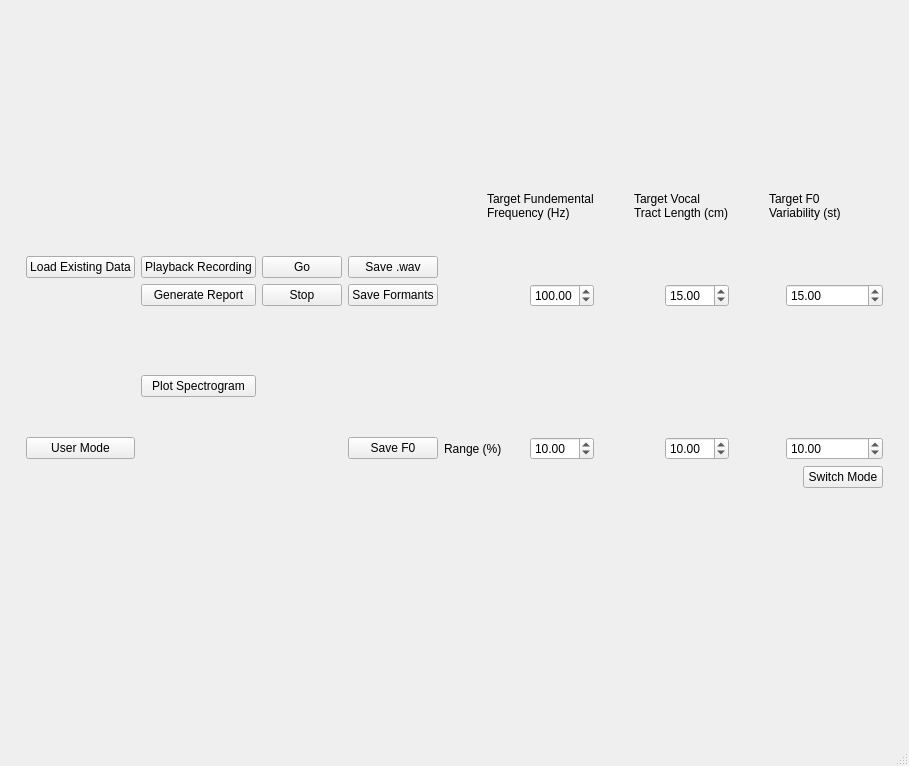
<?xml version="1.0" encoding="UTF-8"?>
<ui version="4.0">
 <class>MainWindow</class>
 <widget class="QMainWindow" name="MainWindow">
  <property name="geometry">
   <rect>
    <x>0</x>
    <y>0</y>
    <width>909</width>
    <height>766</height>
   </rect>
  </property>
  <property name="windowTitle">
   <string>MainWindow</string>
  </property>
  <widget class="QWidget" name="centralwidget">
   <layout class="QGridLayout" name="gridLayout_3">
    <item row="6" column="5">
     <widget class="QPushButton" name="SavePitch">
      <property name="text">
       <string>Save F0</string>
      </property>
     </widget>
    </item>
    <item row="1" column="1" colspan="6">
     <widget class="MatplotlibWidget" name="RawPlot"/>
    </item>
    <item row="1" column="15" colspan="5">
     <widget class="MatplotlibWidget" name="PitchVar"/>
    </item>
    <item row="4" column="4">
     <widget class="QPushButton" name="Stop">
      <property name="text">
       <string>Stop</string>
      </property>
     </widget>
    </item>
    <item row="6" column="2">
     <widget class="QPushButton" name="UserMode">
      <property name="text">
       <string>User Mode</string>
      </property>
     </widget>
    </item>
    <item row="4" column="17" colspan="2">
     <widget class="QDoubleSpinBox" name="VarTarget">
      <property name="maximum">
       <double>100.000000000000000</double>
      </property>
      <property name="value">
       <double>15.000000000000000</double>
      </property>
     </widget>
    </item>
    <item row="2" column="16" rowspan="2" colspan="3">
     <widget class="QLabel" name="label_3">
      <property name="text">
       <string>Target F0
Variability (st)</string>
      </property>
     </widget>
    </item>
    <item row="5" column="3" rowspan="2">
     <widget class="QPushButton" name="PlotSpectrogram">
      <property name="text">
       <string>Plot Spectrogram</string>
      </property>
     </widget>
    </item>
    <item row="3" column="5">
     <widget class="QPushButton" name="Save">
      <property name="text">
       <string>Save .wav</string>
      </property>
     </widget>
    </item>
    <item row="1" column="7" colspan="4">
     <widget class="MatplotlibWidget" name="FundamentalFrequenncyPlot"/>
    </item>
    <item row="6" column="17" colspan="2">
     <widget class="QDoubleSpinBox" name="VarRange">
      <property name="maximum">
       <double>100.000000000000000</double>
      </property>
      <property name="value">
       <double>10.000000000000000</double>
      </property>
     </widget>
    </item>
    <item row="3" column="4">
     <widget class="QPushButton" name="Go">
      <property name="text">
       <string>Go</string>
      </property>
     </widget>
    </item>
    <item row="6" column="13">
     <widget class="QDoubleSpinBox" name="VTLRange">
      <property name="maximum">
       <double>100.000000000000000</double>
      </property>
      <property name="value">
       <double>10.000000000000000</double>
      </property>
     </widget>
    </item>
    <item row="4" column="3">
     <widget class="QPushButton" name="ReportButton">
      <property name="text">
       <string>Generate Report</string>
      </property>
     </widget>
    </item>
    <item row="3" column="3">
     <widget class="QPushButton" name="PlayBack">
      <property name="text">
       <string>Playback Recording</string>
      </property>
     </widget>
    </item>
    <item row="3" column="2">
     <widget class="QPushButton" name="LoadData">
      <property name="text">
       <string>Load Existing Data</string>
      </property>
     </widget>
    </item>
    <item row="1" column="11" colspan="4">
     <widget class="MatplotlibWidget" name="VocalTractPlot"/>
    </item>
    <item row="4" column="5">
     <widget class="QPushButton" name="SaveFormants">
      <property name="text">
       <string>Save Formants</string>
      </property>
     </widget>
    </item>
    <item row="4" column="13">
     <widget class="QDoubleSpinBox" name="VTLTarget">
      <property name="maximum">
       <double>25.000000000000000</double>
      </property>
      <property name="value">
       <double>15.000000000000000</double>
      </property>
     </widget>
    </item>
    <item row="6" column="6" colspan="3">
     <widget class="QLabel" name="label_4">
      <property name="text">
       <string>Range (%)</string>
      </property>
     </widget>
    </item>
    <item row="2" column="8" rowspan="2" colspan="2">
     <widget class="QLabel" name="label">
      <property name="text">
       <string>Target Fundemental
Frequency (Hz)</string>
      </property>
     </widget>
    </item>
    <item row="6" column="9">
     <widget class="QDoubleSpinBox" name="F0Range">
      <property name="maximum">
       <double>100.000000000000000</double>
      </property>
      <property name="value">
       <double>10.000000000000000</double>
      </property>
     </widget>
    </item>
    <item row="2" column="12" rowspan="2" colspan="2">
     <widget class="QLabel" name="label_2">
      <property name="text">
       <string>Target Vocal 
Tract Length (cm)</string>
      </property>
     </widget>
    </item>
    <item row="7" column="1" rowspan="3" colspan="6">
     <widget class="MatplotlibWidget" name="FormantPlot"/>
    </item>
    <item row="0" column="0">
     <layout class="QGridLayout" name="gridLayout_2"/>
    </item>
    <item row="7" column="7" rowspan="3" colspan="12">
     <widget class="MatplotlibWidget" name="PSDPlot"/>
    </item>
    <item row="7" column="18">
     <widget class="QPushButton" name="PlotSwitch">
      <property name="text">
       <string>Switch Mode</string>
      </property>
     </widget>
    </item>
    <item row="4" column="9">
     <widget class="QDoubleSpinBox" name="PitchTarget">
      <property name="maximum">
       <double>500.000000000000000</double>
      </property>
      <property name="value">
       <double>100.000000000000000</double>
      </property>
     </widget>
    </item>
   </layout>
  </widget>
  <widget class="QMenuBar" name="menubar">
   <property name="geometry">
    <rect>
     <x>0</x>
     <y>0</y>
     <width>909</width>
     <height>26</height>
    </rect>
   </property>
  </widget>
  <widget class="QStatusBar" name="statusbar"/>
  <action name="myCallback">
   <property name="text">
    <string>Test</string>
   </property>
  </action>
 </widget>
 <customwidgets>
  <customwidget>
   <class>MatplotlibWidget</class>
   <extends>QWidget</extends>
   <header>matplotlibwidget</header>
  </customwidget>
 </customwidgets>
 <resources/>
 <connections/>
</ui>
